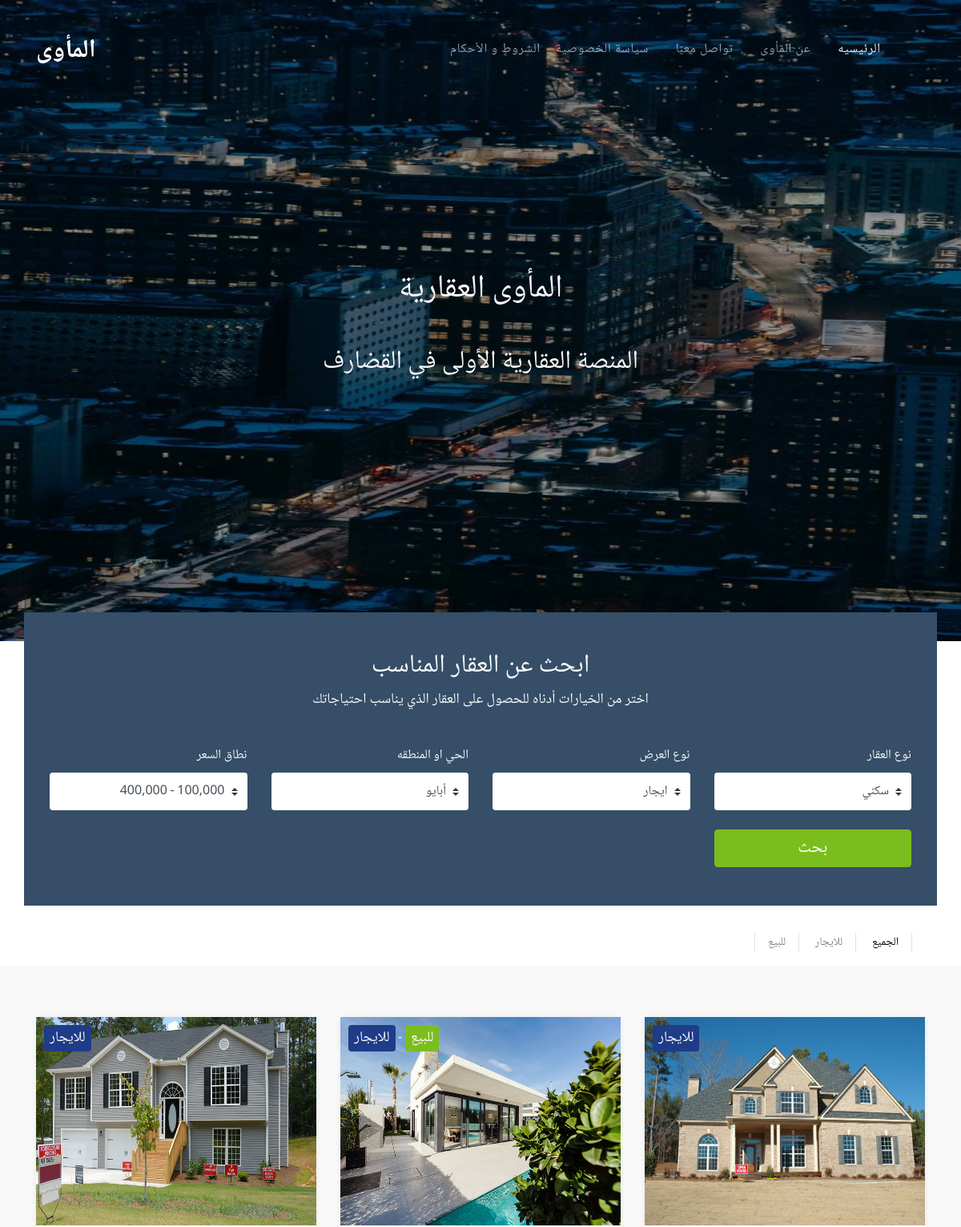
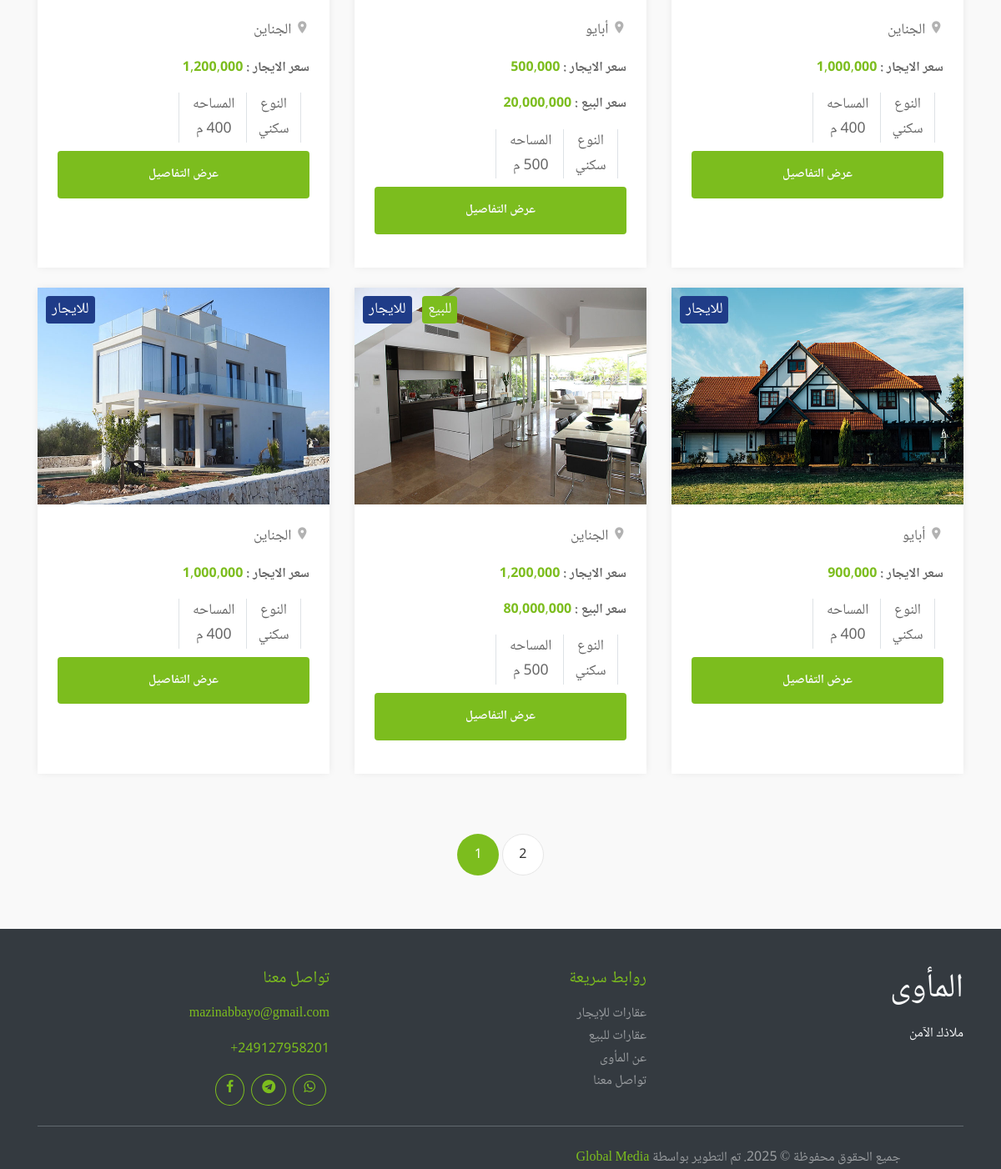
The page / on the database its author committed (2 pictures, top to bottom).
### api/models.py (models this page shows, shortened)
class House(models.Model):
    TYPES = {
        "1":"سكني" ,
        "2":"تجاري",
        "3":"زراعي",
    }
    region = models.ForeignKey(Region,on_delete=models.PROTECT)
    rooms = models.IntegerField(default=0)
    ready = models.BooleanField(default=False)
    price = models.IntegerField()
    for_sale = models.BooleanField(default=False)
    for_rent = models.BooleanField(default=True)
    is_available = models.BooleanField(default=True)
    description = models.CharField(max_length=600)
    area = models.CharField(max_length=25)
    owner = models.ForeignKey(Owner,on_delete=models.PROTECT)
    sequence = models.IntegerField(default = 100)
    main_image = models.ImageField(upload_to='images/',null=True,blank=True)
    sale_price = models.IntegerField(default=0,null=True)
    date = models.DateTimeField(auto_now=True,null=True)
    type = models.TextField(null=False, choices=TYPES, default="1")
    private_description = models.CharField(max_length=500,default="")
    unit = models.CharField(max_length=50,default="م")

class Region(models.Model):
    name = models.CharField(max_length=30)
    name_english = models.CharField(max_length=30)
    state = models.ForeignKey(State,on_delete=models.PROTECT)
    sequence = models.IntegerField(default = 100)
    is_available = models.BooleanField(default=True)

### api/views.py (the view)
# urls.py: 2. Add a URL to urlpatterns:  path('', views.home, name='home')
def home(request):
    all_houses = House.objects.filter(is_available=True).order_by("sequence")
    regions = Region.objects.filter(is_available=True).order_by("sequence")
    paginator = Paginator(all_houses, 6)  # Show 10 objects per page
    page_number = request.GET.get('page',1)
    houses = paginator.get_page(page_number)
    context = {
        "houses":houses,
        "regions":regions,
    }
    return render(request,"index.html",context=context)

### templates/index.html (shortened to what this page needs)
<!DOCTYPE html>
{%load static%}
{% load humanize %}
<html lang="en">
  <head>
    <link rel="stylesheet" href="{% static "fonts/icomoon/style.css" %}">
    <link rel="stylesheet" href="{% static "css/bootstrap.min.css" %}">
    <link rel="stylesheet" href="{% static "css/magnific-popup.css" %}">
    <link rel="stylesheet" href="{% static "css/jquery-ui.css" %}">
    <link rel="stylesheet" href="{% static "css/owl.carousel.min.css" %}">
    <link rel="stylesheet" href="{% static "css/owl.theme.default.min.css" %}">
    <link rel="stylesheet" href="{% static "css/bootstrap-datepicker.css" %}">
    <link rel="stylesheet" href="{% static "css/mediaelementplayer.css" %}">
    <link rel="stylesheet" href="{% static "css/animate.css" %}">
    <link rel="stylesheet" href="{% static "fonts/flaticon/font/flaticon.css" %}">
    <link rel="stylesheet" href="{% static "css/fl-bigmug-line.css" %}">
    <link rel="stylesheet" href="{% static "css/aos.css" %}">
    <link rel="stylesheet" href="{% static "css/style.css" %}">
  </head>
  <body>
  <div class="site-wrap">
    <div class="site-navbar mt-4">
        <div class="container py-1">
          <div class="row align-items-center">
            <div class="col-8 col-md-8 col-lg-4">
              <h1 class="mb-0"><a href="{% url "api:home" %}" class="text-white h2 mb-0"><strong>المأوى</strong></a></h1>
            </div>
            <div class="col-4 col-md-4 col-lg-8" dir="rtl">
              <nav class="site-navigation text-right text-md-right" role="navigation">
                <ul class="site-menu js-clone-nav d-none d-lg-block ">
                  <li class="active"><a href="{% url "api:home" %}">الرئيسيه</a></li>
                  <li><a href="{% url "api:about" %}">عن المأوى</a></li>
                  <li><a href="{% url "api:contact" %}">تواصل معنا</a></li>
                  <li><a href="{% url "api:privacy" %}">سياسة الخصوصية</a></li>
                  <li><a href="{% url "api:terms" %}">الشروط و الأحكام</a></li>
                </ul>
              </nav>
            </div>
        </div>
      </div>
    </div>
    <div class="slide-one-item home-slider owl-carousel">
      <div class="site-blocks-cover overlay" style="background-image: url({% static "images/hero.jpg" %});" data-aos="fade">
        <div class="container" dir="rtl">
          <div class="row align-items-center justify-content-center text-center">
            <div class="col-md-10">
              <p class="mb-4 mt-4"><strong class="h1 text-light">المأوى العقارية</strong>
              <p class="mb-3 mt-5"><strong class="h2 text-light">المنصة العقارية الأولى في القضارف</strong>
            </div>
          </div>
        </div>
      </div>
    </div>
    <div class="site-section site-section-sm pb-0">
      <div class="container">
        <div class="row"dir="rtl">
          <form action = "{% url "api:search" %}" method = "POST" class="form-search col-md-12" style="margin-top: -100px;">
            <div class="text-center text-light mb-4">
              <h2 class="fw-bold " >
                ابحث عن العقار المناسب
              </h2>
              <p class="text-light" style="font-size: 18px;">
                اختر من الخيارات أدناه للحصول على العقار الذي يناسب احتياجاتك
              </p>
            </div>
            <div class="row  align-items-end">
              <div class="col-md-3 pt-3"style = "text-align:right;">
                <label class="text-light"style="font-size:16px;">نوع العقار</label>
                <div class="select-wrap">
                  <select name="is_ready" class="custom-select form-control ">
                    <option value="1">سكني</option>
                  </select>
                </div>
              </div>
              <div class="col-md-3 pt-3"style = "text-align:right;">
                <label class="text-light" style="font-size:16px;">نوع العرض</label>
                <div class="select-wrap">
                  <select name="offer-types" id="offer-types" class="custom-select form-control">
                    <option value="rent">ايجار</option>
                  </select>
                </div>
              </div>
              <div class="col-md-3 pt-3"style = "text-align:right;">
                <label class="text-light"style="font-size:16px;">الحي او المنطقه</label>
                <div class="select-wrap">
                  <select name="select-region" class="custom-select form-control ">
                  {% for region in regions%}
                    <option value="{{region.pk}}">{{region.name}}</option>
                  {% endfor %}
                  </select>
                </div>
              </div>
              <div class="col-md-3 pt-3"style = "text-align:right;">
                <label class="text-light"style="font-size:16px;">نطاق السعر</label>
                <div class="select-wrap"id="prices">
                  <select name="price-range" class="custom-select form-control ">
                    <option style="1" value="">100,000  - 400,000</option>
                </div>
              </div>
              <div class="col-md-3 pt-4">
                <input type="submit" style="font-size:21px;" class="btn btn-success text-white btn-block  rounded" value="بحث">
              </div>
            </div>
          </form>
        </div>
        <div class="row"  id="mycontainer">
          <div class="col-md-12 pt-3">
            <div class="view-options bg-white py-3 px-3 d-md-flex align-items-center">
              <div class="ml-auto d-flex align-items-center" dir="rtl">
                <div>
                  <a href="{% url 'api:home' %}#mycontainer" class="view-list px-3 border-right {% if request.resolver_match.url_name == 'home' %}active{% endif %}">الجميع</a>
                  <a href="{% url 'api:for_rent' %}#mycontainer" id="bb" class="view-list px-3 border-right {% if request.resolver_match.url_name == 'for_rent' %}active{% endif %}">للايجار</a>
                  <a href="{% url 'api:for_sale' %}#mycontainer" class="view-list px-3 border-right border-left {% if request.resolver_match.url_name == 'for_sale' %}active{% endif %}">للبيع</a>
                </div>
              </div>
            </div>
          </div>
        </div>
      </div>
    </div>
    <div class="site-section site-section-sm bg-light">
      <div class="container">
        <div class="row mb-5"dir="rtl">
          {% for house in houses %}
          <div class="col-md-6 col-lg-4 mb-4">
            <div class="property-entry h-100">
              <a href="{% url "api:details" pk=house.pk %}" class="property-thumbnail">
                {% if house.for_sale and house.for_rent %}
                <div class="offer-type-wrap" >
                  <span class="d-inline-block offer-type bg-success text-light">للبيع</span>
                  <span class="text-light"> - </span>
                  <span class="d-inline-block offer-type bg-primary">للايجار</span>
                </div>
                {% elif house.for_sale %}
                <div class="offer-type-wrap" >
                  <span class="d-inline-block offer-type bg-success text-light">للبيع</span>
                </div>
                {% elif house.for_rent %}
                <div class="offer-type-wrap">
                  <span class="d-inline-block offer-type bg-primary">للايجار</span>
                </div>
                {% endif %}
                {% if house.main_image %}
                <img src="{{ house.main_image.url }}" alt="Image" style="height:260px;width:370px;" class="img-fluid w-100">
                {% else %}
                <img src="{% static 'logo.png'%}" class="img-fluid w-100" style="height:260px;width:370px;" alt="logo">
                {% endif %}
              </a>
              <div class="p-4 property-body" style = "text-align:right;">
                  <span class="property-location  d-block mb-3"><span class="property-icon icon-room"></span> {{ house.region.name }}</span>
                <span
                {% if house.for_rent%}
                  <p><strong>سعر الايجار : </strong>
                  <strong class="text-success font-weight-bold">{{house.price|intcomma}}</strong></p>
                  {% endif %}
                  {% if house.for_sale%}
                  <p><strong>سعر البيع : </strong>
                  <strong class="text-success font-weight-bold">{{house.sale_price|intcomma}}</strong></p>
                {% endif %}
                <ul class="property-specs-wrap mb-3 mb-lg-0">
                  <li>
                    <span class="property-specs border-right border-left px-3" style="font-size: 1.1rem;">النوع</span>
                    <span class="property-specs border-right border-left" style="font-size: 1.1rem;;text-align: center;">{{ house.get_type_display }}</span>
                  </li>
                  <li>
                    <span class="property-specs border-left pl-3" style="font-size: 1.1rem;;text-align: center;">المساحه</span>
                    <span class="property-specs border-left pl-3" style="font-size: 1.1rem;;text-align: center;">{{ house.area }} {{ house.unit }}</span>
                  </li>
                  <div class="d-block">
                    <p><a href="{% url "api:details" pk=house.pk %}" class="btn btn-white btn-outline-white py-3 px-4 w-100 rounded-1 btn-2">عرض التفاصيل</a>
                  </div>
                  </ul>
              </div>
            </div>
          </div>
          {% endfor %}
        </div>
        <div class="row">
          <div class="col-md-12 text-center">
            <div class="site-pagination">
              {% if houses.paginator.num_pages > 1 %}
              <a href="?page=1#mycontainer" {% if houses.number == 1 %}class="active"{% endif %}>1</a>
              {% endif %}
              {% if houses.paginator.num_pages > 1 %}
                <a href="?page={{ houses.paginator.num_pages }}#mycontainer" {% if houses.number == houses.paginator.num_pages %}class="active"{% endif %}>{{ houses.paginator.num_pages }}</a>
              {% endif %}
            </div>
          </div>
        </div>
      </div>
    </div>
<div class="container-fluid bg-dark text-white pt-5 footer" style="text-align:right;" dir="rtl">
  <div class="container">
      <div class="row g-5">
          <div class="col-lg-4 col-md-6">
              <h1 class="text-light mb-3">المأوى</h1>
              <p class="text-light">ملاذك الآمن </p>
          </div>
          <div class="col-lg-4 col-md-6">
              <h5 class="text-success text-right mb-3">روابط سريعة</h5>
              <ul class="list-unstyled text-white-50 pr-0">
                  <li><a class="text-white-50 text-right" href="{% url 'api:for_rent' %}">عقارات للإيجار</a></li>
                  <li><a class="text-white-50 text-right" href="{% url 'api:for_sale' %}">عقارات للبيع</a></li>
                  <li><a class="text-white-50 text-right" href="{% url 'api:about' %}">عن المأوى</a></li>
                  <li><a class="text-white-50 text-right" href="{% url 'api:contact' %}">تواصل معنا</a></li>
              </ul>
          </div>
          <div class="col-lg-4 col-md-12">
              <h5 class="text-success mb-3">تواصل معنا</h5>
              <p class="text-white-50"> <a class="text-success" href="mailto:mazinabbayo@gmail.com">mazinabbayo@gmail.com</a></p>
              <p class="text-white-50"> <a class="text-success" href="tel:+249127958201">249127958201+</a></p>
              <div class="d-flex">
                  <a class="btn btn-outline-success mx-1 rounded-circle" href="https://wa.me/+249127958201"><i class="icon-whatsapp"></i></a>
                  <a class="btn btn-outline-success mx-1 rounded-circle" href="https://t.me/+249992025613"><i class="icon-telegram"></i></a>
                  <a class="btn btn-outline-success mx-1 rounded-circle" href="https://www.facebook.com/profile.php?id=61561040094874"><i class="icon-facebook"></i></a>
              </div>
          </div>
      </div>
      <hr class="bg-secondary my-4">
      <div class="row">
          <div class="col-md-6 text-center text-md-start mb-3 mb-md-0">
              <p class="text-white-50 mb-0">جميع الحقوق محفوظة © 2025. تم التطوير بواسطة <a class="text-success" href="https://www.globalmediasd.com">Global Media</a></p>
          </div>
      </div>
  </div>
</div>
  </div>
  </body>
</html>

### templates/index.html (style rules this page uses)
html, body, div, span, h1, h2, h3, h4, h5, h6, p, a, button, input, textarea { font-family: 'Noto Naskh Arabic'; }

### rows shown on the page
House: for_sale "للايجار", main_image (picture), region.name "الجناين", price "1,000,000", type "سكني", unit "م"
House: for_sale "للبيع", main_image (picture), region.name "أبايو", price "500,000", sale_price "20,000,000", type "سكني", unit "م"
House: for_sale "للايجار", main_image (picture), region.name "الجناين", price "1,200,000", type "سكني", unit "م"
House: for_sale "للايجار", main_image (picture), region.name "أبايو", price "900,000", type "سكني", unit "م"
House: for_sale "للبيع", main_image (picture), region.name "الجناين", price "1,200,000", sale_price "80,000,000", type "سكني", unit "م"
House: for_sale "للايجار", main_image (picture), region.name "الجناين", price "1,000,000", type "سكني", unit "م"

### other values the page prints
{{ houses.paginator.num_pages }} "2"
form field select-region "أبايو"
